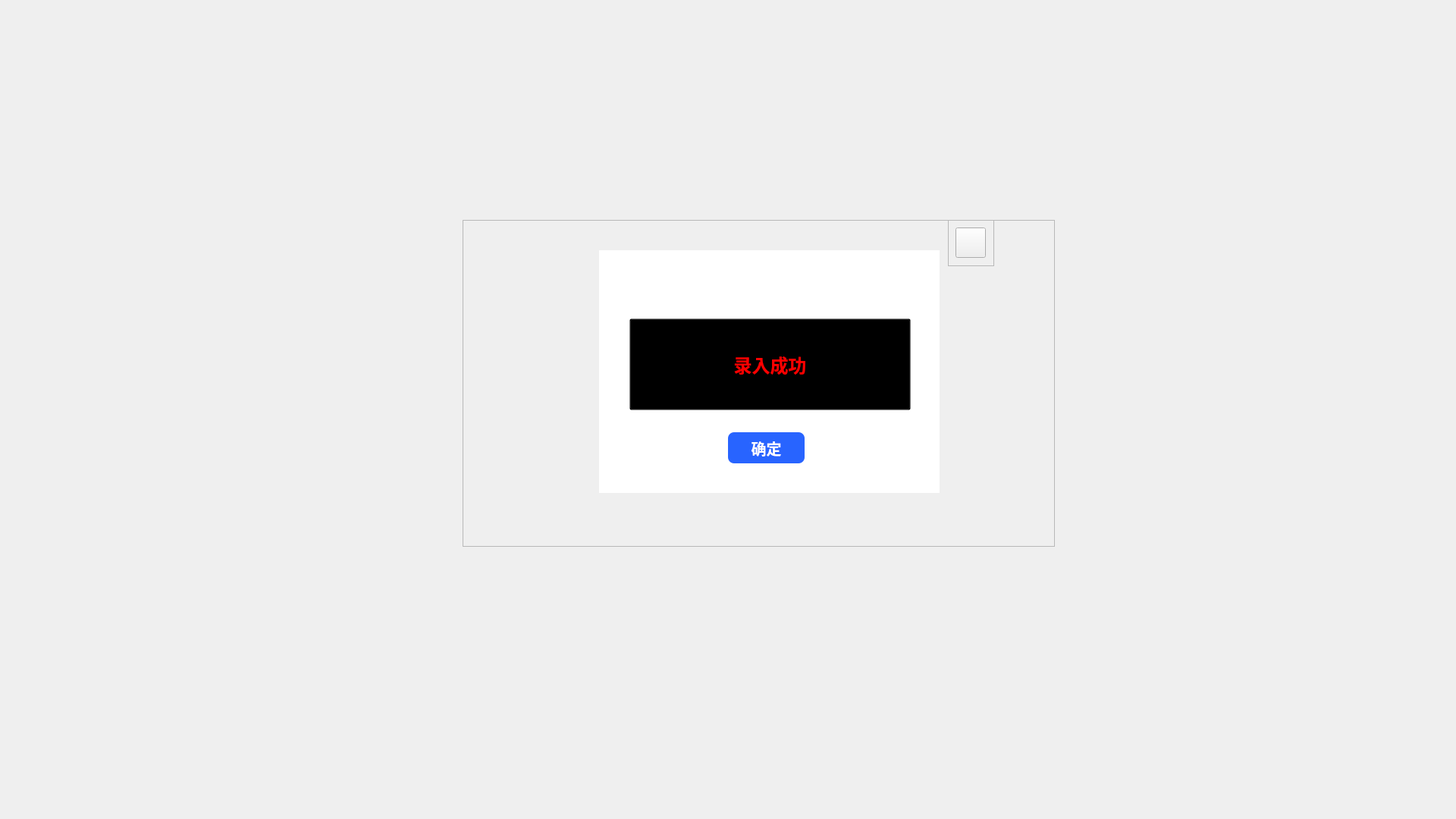
<?xml version="1.0" encoding="UTF-8"?>
<ui version="4.0">
 <class>notice_UI</class>
 <widget class="QMainWindow" name="notice_UI">
  <property name="geometry">
   <rect>
    <x>0</x>
    <y>0</y>
    <width>1920</width>
    <height>1080</height>
   </rect>
  </property>
  <property name="minimumSize">
   <size>
    <width>1920</width>
    <height>1080</height>
   </size>
  </property>
  <property name="maximumSize">
   <size>
    <width>1920</width>
    <height>1080</height>
   </size>
  </property>
  <property name="windowTitle">
   <string>MainWindow</string>
  </property>
  <property name="layoutDirection">
   <enum>Qt::LeftToRight</enum>
  </property>
  <property name="styleSheet">
   <string notr="true"/>
  </property>
  <widget class="QWidget" name="centralwidget">
   <widget class="QFrame" name="frame">
    <property name="geometry">
     <rect>
      <x>610</x>
      <y>290</y>
      <width>781</width>
      <height>431</height>
     </rect>
    </property>
    <property name="styleSheet">
     <string notr="true">QLineEdit {max-width: 560px;
    max-height: 64px;
min-width: 560px;
    min-height: 64px;
    background: #EEEEEE;
    border-radius: 12px;
    border: none;
font-family: PingFangSC, PingFang SC;
font-weight: 400;
font-size: 28px;
color: #010408;
line-height: 40px;

font-style: normal;
}
</string>
    </property>
    <property name="frameShape">
     <enum>QFrame::StyledPanel</enum>
    </property>
    <property name="frameShadow">
     <enum>QFrame::Raised</enum>
    </property>
    <widget class="QLabel" name="label">
     <property name="geometry">
      <rect>
       <x>360</x>
       <y>55</y>
       <width>330</width>
       <height>45</height>
      </rect>
     </property>
     <property name="styleSheet">
      <string notr="true">max-width: 330px;
max-height: 45px;
min-width: 330px;
min-height: 45px;
font-family: PingFangSC, PingFang SC;
font-weight: 500;
font-size: 28px;
color: #FFFFFF;
line-height: 30px;
text-align: left;
font-style: normal;
font-family: PingFangSC, PingFang SC;
font-weight: 500;
font-size: 28px;
color: #FFFFFF;
line-height: 45px;
text-align: left;
font-style: normal;</string>
     </property>
     <property name="text">
      <string>提  示</string>
     </property>
    </widget>
    <widget class="QListView" name="listView">
     <property name="geometry">
      <rect>
       <x>180</x>
       <y>40</y>
       <width>449</width>
       <height>320</height>
      </rect>
     </property>
     <property name="styleSheet">
      <string notr="true">border-image: url(:多功能智能查房系统/window.png);
border:none</string>
     </property>
    </widget>
    <widget class="QPushButton" name="pushButton_2">
     <property name="geometry">
      <rect>
       <x>350</x>
       <y>280</y>
       <width>101</width>
       <height>41</height>
      </rect>
     </property>
     <property name="styleSheet">
      <string notr="true">QPushButton {
    width: 90px;
    height: 44px;
    background: #2864FF;
    border-radius: 8px;
}

QPushButton {
    font-family: PingFangSC, PingFang SC;
    font-weight: 500;
    font-size: 20px;
    color: #FFFFFF;
    line-height: 28px;
    text-align: center;
    font-style: normal;
}
QPushButton:hover {
margin: 1px 0 0 1px; /* 向左下角移动1像素 */
}
QPushButton:pressed {
margin: 2px 0 0 2px; /* 向左下角移动2像素 */
}

</string>
     </property>
     <property name="text">
      <string>确定</string>
     </property>
    </widget>
    <widget class="QFrame" name="frame_2">
     <property name="geometry">
      <rect>
       <x>640</x>
       <y>0</y>
       <width>61</width>
       <height>61</height>
      </rect>
     </property>
     <property name="styleSheet">
      <string notr="true">

QPushButton:hover {
margin: 1px 0 0 1px; /* 向左下角移动1像素 */
}
QPushButton:pressed {
margin: 2px 0 0 2px; /* 向左下角移动2像素 */
}</string>
     </property>
     <property name="frameShape">
      <enum>QFrame::StyledPanel</enum>
     </property>
     <property name="frameShadow">
      <enum>QFrame::Raised</enum>
     </property>
     <widget class="QPushButton" name="pushButton">
      <property name="geometry">
       <rect>
        <x>10</x>
        <y>10</y>
        <width>40</width>
        <height>40</height>
       </rect>
      </property>
      <property name="minimumSize">
       <size>
        <width>40</width>
        <height>40</height>
       </size>
      </property>
      <property name="maximumSize">
       <size>
        <width>40</width>
        <height>40</height>
       </size>
      </property>
      <property name="styleSheet">
       <string notr="true">border-image: url(:多功能智能查房系统/叉.png);
</string>
      </property>
      <property name="text">
       <string/>
      </property>
     </widget>
    </widget>
    <widget class="QPushButton" name="pushButton_3">
     <property name="geometry">
      <rect>
       <x>220</x>
       <y>130</y>
       <width>371</width>
       <height>121</height>
      </rect>
     </property>
     <property name="styleSheet">
      <string notr="true">font-family: PingFangSC, PingFang SC;
font-weight: 500;
    font-size: 24px;
    color: rgba(255, 0, 0, 1);
    line-height: 24px;
    text-align: center;
    font-style: normal;
background-color: rgba(0, 0, 0, 0);</string>
     </property>
     <property name="text">
      <string>录入成功</string>
     </property>
    </widget>
    <zorder>listView</zorder>
    <zorder>label</zorder>
    <zorder>pushButton_2</zorder>
    <zorder>frame_2</zorder>
    <zorder>pushButton_3</zorder>
   </widget>
  </widget>
 </widget>
 <resources>
  <include location="多功能智能查房系统/yihu.qrc"/>
 </resources>
 <connections>
  <connection>
   <sender>pushButton</sender>
   <signal>clicked()</signal>
   <receiver>notice_UI</receiver>
   <slot>close()</slot>
   <hints>
    <hint type="sourcelabel">
     <x>1281</x>
     <y>331</y>
    </hint>
    <hint type="destinationlabel">
     <x>1448</x>
     <y>302</y>
    </hint>
   </hints>
  </connection>
  <connection>
   <sender>pushButton_2</sender>
   <signal>clicked()</signal>
   <receiver>notice_UI</receiver>
   <slot>close()</slot>
   <hints>
    <hint type="sourcelabel">
     <x>1021</x>
     <y>594</y>
    </hint>
    <hint type="destinationlabel">
     <x>1093</x>
     <y>772</y>
    </hint>
   </hints>
  </connection>
 </connections>
</ui>
